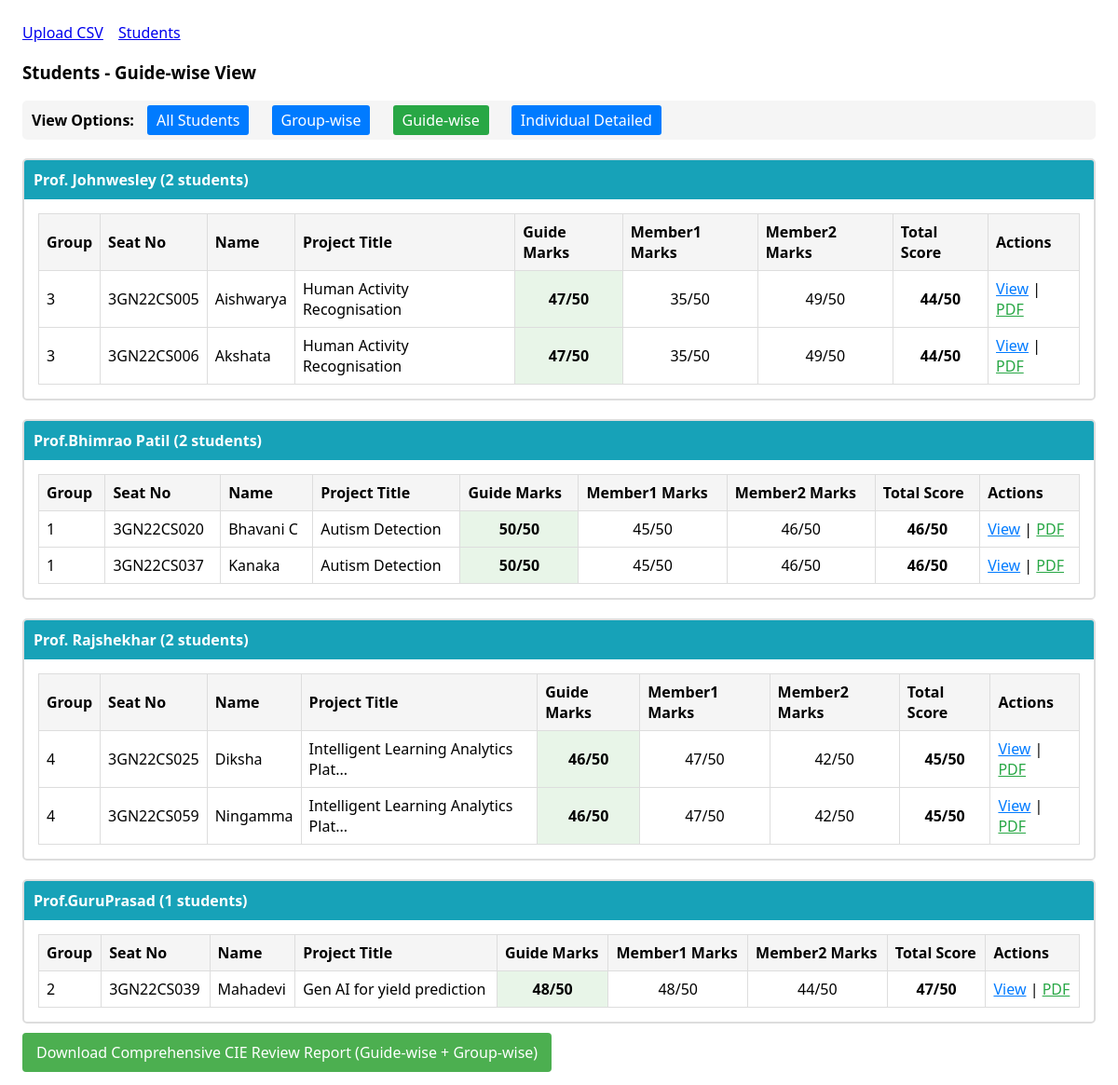
Screenshot of /students/guidewise with the database file from the repository.
### models.py (models this page shows)
class Student(db.Model):
    id = db.Column(db.Integer, primary_key=True)
    group_no = db.Column(db.String(50))
    project_title = db.Column(db.String(255))
    project_guide = db.Column(db.String(128))
    seat_no = db.Column(db.String(64), nullable=False, index=True)
    name = db.Column(db.String(128), nullable=False)
    evaluations = db.relationship("Evaluation", backref="student", lazy=True, cascade="all, delete-orphan")

class Evaluation(db.Model):
    __table_args__ = (
        db.UniqueConstraint('student_id', 'review_no', name='uq_eval_student_review'),
    )
    id = db.Column(db.Integer, primary_key=True)
    review_no = db.Column(db.Integer, default=1, nullable=False)
    total_marks = db.Column(db.Integer, nullable=False)
    literature_survey = db.Column(db.Integer, nullable=False)
    problem_identification = db.Column(db.Integer, nullable=False)
    presentation = db.Column(db.Integer, nullable=False)
    question_answer = db.Column(db.Integer, nullable=False)
    member1_literature = db.Column(db.Integer, nullable=True)
    member1_problem = db.Column(db.Integer, nullable=True)
    member1_presentation = db.Column(db.Integer, nullable=True)
    member1_qa = db.Column(db.Integer, nullable=True)
    member2_literature = db.Column(db.Integer, nullable=True)
    member2_problem = db.Column(db.Integer, nullable=True)
    member2_presentation = db.Column(db.Integer, nullable=True)
    member2_qa = db.Column(db.Integer, nullable=True)
    guide_literature = db.Column(db.Integer, nullable=True)
    guide_problem = db.Column(db.Integer, nullable=True)
    guide_presentation = db.Column(db.Integer, nullable=True)
    guide_qa = db.Column(db.Integer, nullable=True)
    student_id = db.Column(db.Integer, db.ForeignKey("student.id"), nullable=False)

### app.py (the view)
    @app.route("/students/guidewise")
    def students_guidewise():
        students = Student.query.order_by(Student.name).all()
        guides = {}
        for student in students:
            ev = sorted(student.evaluations, key=lambda e: (e.review_no, e.id))[-1] if student.evaluations else None
            if ev and student.project_guide:
                guide_name = student.project_guide.strip()
                if guide_name not in guides:
                    guides[guide_name] = []
                guides[guide_name].append((student, ev))
        return render_template("students_guidewise.html", guides=guides)

### templates/students_guidewise.html
{% extends "base.html" %}
{% block content %}
<h3>Students - Guide-wise View</h3>
<div class="view-options" style="margin: 15px 0; padding: 10px; background: #f5f5f5; border-radius: 5px;">
    <strong>View Options:</strong>
    <a href="{{ url_for('list_students') }}" style="margin: 0 10px; padding: 5px 10px; background: #007bff; color: white; text-decoration: none; border-radius: 3px;">All Students</a>
    <a href="{{ url_for('students_groupwise') }}" style="margin: 0 10px; padding: 5px 10px; background: #007bff; color: white; text-decoration: none; border-radius: 3px;">Group-wise</a>
    <span style="margin: 0 10px; padding: 5px 10px; background: #28a745; color: white; border-radius: 3px;">Guide-wise</span>
    <a href="{{ url_for('students_individual') }}" style="margin: 0 10px; padding: 5px 10px; background: #007bff; color: white; text-decoration: none; border-radius: 3px;">Individual Detailed</a>
</div>
{% for guide_name, students in guides.items() %}
<div class="guide-section" style="margin: 20px 0; border: 2px solid #ddd; border-radius: 5px; padding: 15px;">
    <h4 style="background: #17a2b8; color: white; padding: 10px; margin: -15px -15px 15px -15px; border-radius: 3px 3px 0 0;">
        {{ guide_name }} ({{ students|length }} students)
    </h4>
    <table style="width: 100%; border-collapse: collapse;">
        <thead>
            <tr style="background: #f8f9fa;">
                <th style="border: 1px solid #ddd; padding: 8px;">Group</th>
                <th style="border: 1px solid #ddd; padding: 8px;">Seat No</th>
                <th style="border: 1px solid #ddd; padding: 8px;">Name</th>
                <th style="border: 1px solid #ddd; padding: 8px;">Project Title</th>
                <th style="border: 1px solid #ddd; padding: 8px;">Guide Marks</th>
                <th style="border: 1px solid #ddd; padding: 8px;">Member1 Marks</th>
                <th style="border: 1px solid #ddd; padding: 8px;">Member2 Marks</th>
                <th style="border: 1px solid #ddd; padding: 8px;">Total Score</th>
                <th style="border: 1px solid #ddd; padding: 8px;">Actions</th>
            </tr>
        </thead>
        <tbody>
            {% for student, ev in students %}
            {% set guide_total = (ev.guide_literature or 0) + (ev.guide_problem or 0) + (ev.guide_presentation or 0) + (ev.guide_qa or 0) %}
            {% set member1_total = (ev.member1_literature or 0) + (ev.member1_problem or 0) + (ev.member1_presentation or 0) + (ev.member1_qa or 0) %}
            {% set member2_total = (ev.member2_literature or 0) + (ev.member2_problem or 0) + (ev.member2_presentation or 0) + (ev.member2_qa or 0) %}
            <tr>
                <td style="border: 1px solid #ddd; padding: 8px;">{{ student.group_no or '-' }}</td>
                <td style="border: 1px solid #ddd; padding: 8px;">{{ student.seat_no }}</td>
                <td style="border: 1px solid #ddd; padding: 8px;">{{ student.name }}</td>
                <td style="border: 1px solid #ddd; padding: 8px;">
                    {% if student.project_title and student.project_title|length > 35 %}
                        {{ student.project_title[:35] }}...
                    {% else %}
                        {{ student.project_title or '-' }}
                    {% endif %}
                </td>
                <td style="border: 1px solid #ddd; padding: 8px; text-align: center; background: #e8f5e8;">
                    <strong>{{ guide_total }}/50</strong>
                </td>
                <td style="border: 1px solid #ddd; padding: 8px; text-align: center;">{{ member1_total }}/50</td>
                <td style="border: 1px solid #ddd; padding: 8px; text-align: center;">{{ member2_total }}/50</td>
                <td style="border: 1px solid #ddd; padding: 8px; text-align: center;"><strong>{{ ev.total_marks }}/50</strong></td>
                <td style="border: 1px solid #ddd; padding: 8px;">
                    <a href="{{ url_for('student_detail', student_id=student.id) }}" style="color: #007bff;">View</a> |
                    <a href="{{ url_for('download_review1', student_id=student.id) }}" style="color: #28a745;">PDF</a>
                </td>
            </tr>
            {% endfor %}
        </tbody>
    </table>
</div>
{% endfor %}
<p style="margin-top: 20px;">
    <a href="{{ url_for('download_summary_pdf') }}" style="background-color: #4CAF50; color: white; padding: 10px 15px; text-decoration: none; border-radius: 4px;">
        Download Comprehensive CIE Review Report (Guide-wise + Group-wise)
    </a>
</p>
{% endblock %}

### templates/base.html (style rules this page uses)
body { font-family: system-ui, Arial, sans-serif; margin: 24px; }
table { border-collapse: collapse; width: 100%; }
th, td { border: 1px solid #ddd; padding: 8px; }
th { background: #f5f5f5; text-align: left; }

### rows the page displays
Student: project_guide "Prof. Johnwesley", students "2", group_no "3", seat_no "3GN22CS005", name "Aishwarya", project_title "Human Activity Recognisation", guide_total "47", member1_total "35", member2_total "49", total_marks "44"
Student: group_no "3", seat_no "3GN22CS006", name "Akshata", project_title "Human Activity Recognisation", guide_total "47", member1_total "35", member2_total "49", total_marks "44"
Student: project_guide "Prof.Bhimrao Patil", students "2", group_no "1", seat_no "3GN22CS020", name "Bhavani C", project_title "Autism Detection", guide_total "50", member1_total "45", member2_total "46", total_marks "46"
Student: group_no "1", seat_no "3GN22CS037", name "Kanaka", project_title "Autism Detection", guide_total "50", member1_total "45", member2_total "46", total_marks "46"
Student: project_guide "Prof. Rajshekhar", students "2", group_no "4", seat_no "3GN22CS025", name "Diksha", project_title "Intelligent Learning Analytics Plat", guide_total "46", member1_total "47", member2_total "42", total_marks "45"
Student: group_no "4", seat_no "3GN22CS059", name "Ningamma", project_title "Intelligent Learning Analytics Plat", guide_total "46", member1_total "47", member2_total "42", total_marks "45"
Student: project_guide "Prof.GuruPrasad", students "1", group_no "2", seat_no "3GN22CS039", name "Mahadevi", project_title "Gen AI for yield prediction", guide_total "48", member1_total "48", member2_total "44", total_marks "47"
